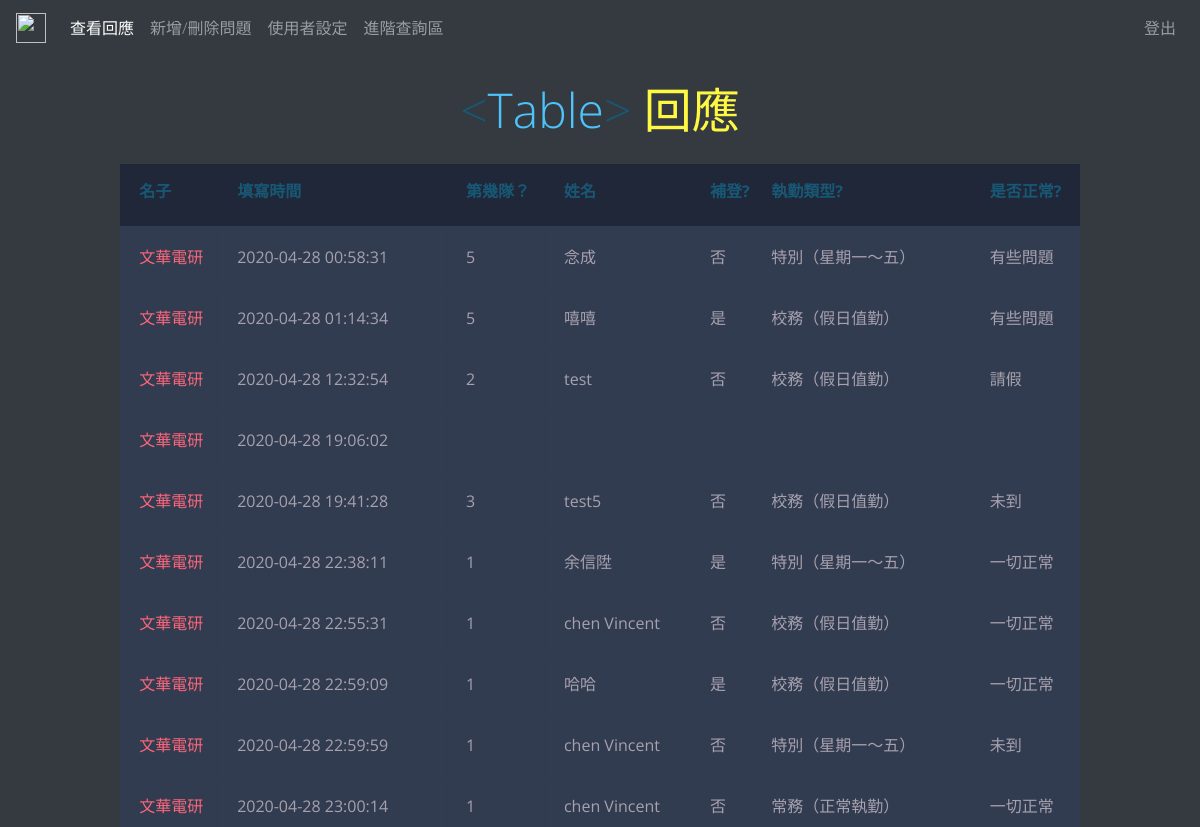
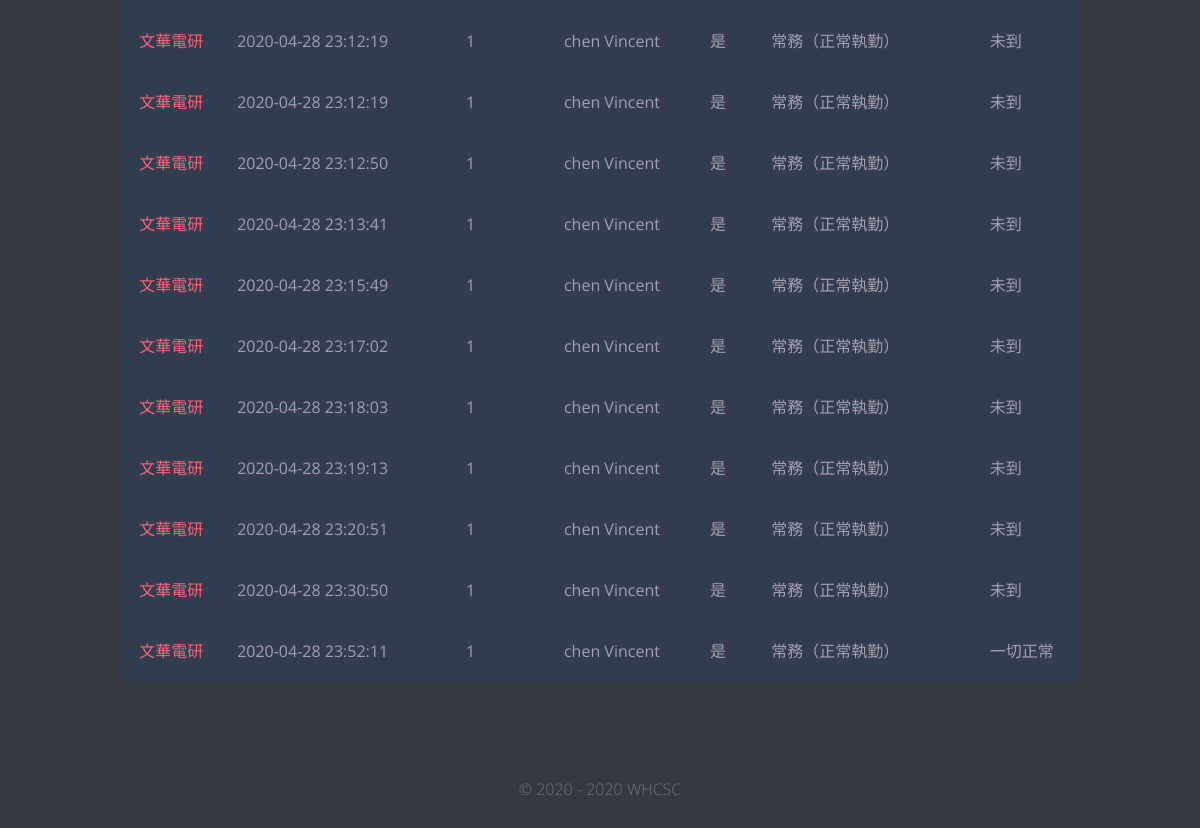
Page /management/index.php (signed in) on the earlier database version (2 pictures, top to bottom).
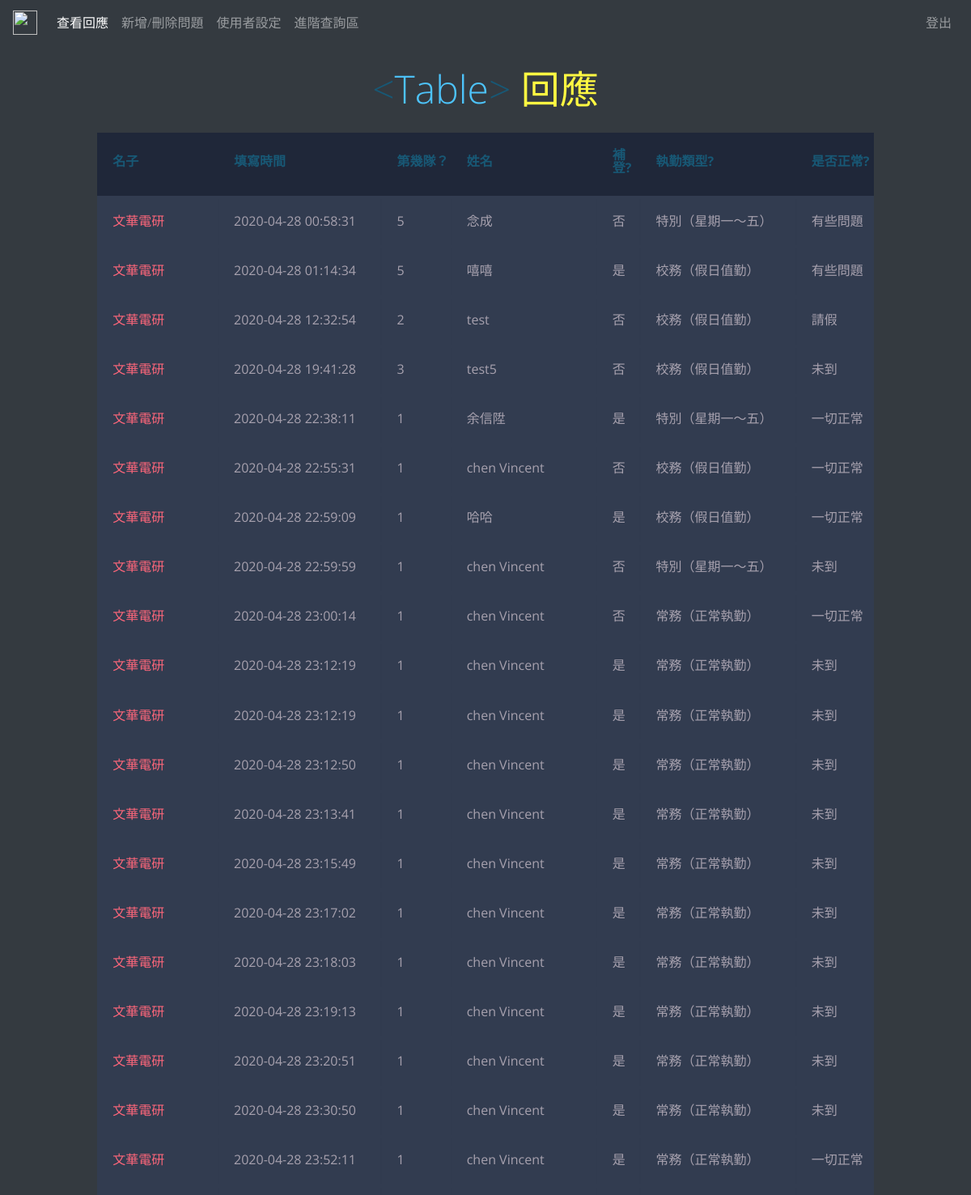
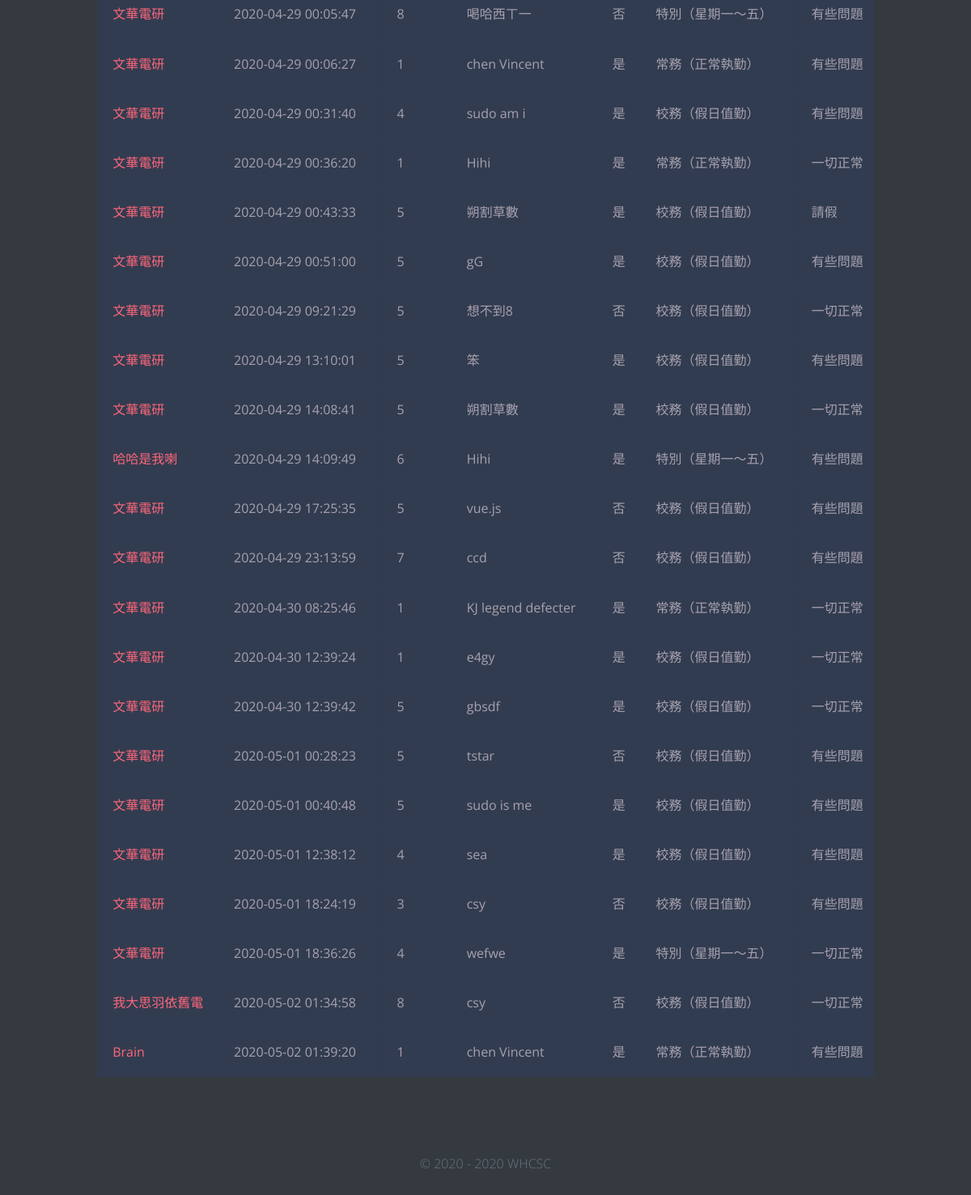
Same page on the later database version (2 pictures, top to bottom).
### tables this page shows
CREATE TABLE `questions` (
  `id` int(11) NOT NULL,
  `question` varchar(200) NOT NULL,
  `genre` varchar(200) NOT NULL,
  `options` varchar(1000) DEFAULT NULL
);

CREATE TABLE `answers` (
  `id` int(11) NOT NULL,
  `realname` varchar(200) NOT NULL,
  `datetime` varchar(1000) NOT NULL,
  `ans` varchar(1000) NOT NULL
);

### management/index.php (the view, shortened to what this page needs)
<?php
require 'header.php';
require 'navbar.php';
?>
<div class="table-ncc">
    <h1><span class="blue">&lt;</span>Table<span class="blue">&gt;</span> <span class="yellow">回應</pan>
    </h1>
</div>
<table class="container">
    <thead>
        <tr>
            <th>
                <h1>名子</h1>
            </th>
            <th>
                <h1>填寫時間</h1>
            </th>
            <?php
            $pdo = new PDO('mysql:host=whsh.site;port=3306;dbname=account;charset=utf8', 'ncchen', 'ncchen1234');
            foreach ($pdo->query('select * from questions') as $row) {
                echo '<th>
                <h1>', $row['question'], '</h1>
                </th>';
            }
            ?>
        </tr>
    </thead>
    <tbody>
        <?php
        $pdo = new PDO('mysql:host=whsh.site;port=3306;dbname=account;charset=utf8', 'ncchen', 'ncchen1234');
        foreach ($pdo->query('select * from answers ORDER BY `datetime`') as $row) {
            echo '<tr>
            <td>', $row['realname'], '</td>
            <td>', $row['datetime'], '</td>';
            $anwsers = explode(",", $row['ans']);
            array_pop($anwsers);
            foreach ($anwsers as $ans) {
                echo '<td>', $ans, '</td>';
            }
            echo '<tr>';
        }
        ?>
    </tbody>
</table>
<?php require '../footer.php'; ?>

### management/header.php (shortened to what this page needs)
<!doctype html>
<html lang="en">
<head>
  <link rel="stylesheet" href="https://stackpath.bootstrapcdn.com/bootstrap/4.4.1/css/bootstrap.min.css">
  <link href="assets/bootstrap.min.css" rel="stylesheet">
  <link href="https://stackpath.bootstrapcdn.com/font-awesome/4.7.0/css/font-awesome.min.css" rel="stylesheet">
  <link href="https://cdnjs.cloudflare.com/ajax/libs/twitter-bootstrap/4.1.3/css/bootstrap.css" rel="stylesheet">
  <link href="https://cdn.datatables.net/1.10.20/css/dataTables.bootstrap4.min.css" rel="stylesheet">
</head>
<body class="bg-dark">

### management/navbar.php (shortened to what this page needs)
<nav class="navbar navbar-expand-lg navbar-dark bg-dark">
    <a class="navbar-brand" href="show_table.php">
        <img src="../assets/todo.png" width="30" height="30" class="d-inline-block align-top" alt="">
    </a>
    <div class="collapse navbar-collapse" id="navbarColor01">
        <ul class="navbar-nav mr-auto">
            <li class="nav-item active">
                <a class="nav-link" href="index.php">查看回應</a>
            </li>
            <li class="nav-item">
                <a class="nav-link" href="#">新增/刪除問題</a>
            </li>
            <li class="nav-item">
                <a class="nav-link" href="users.php">使用者設定</a>
            </li>
            <li class="nav-item">
                <a class="nav-link" href="search.php">進階查詢區<span class="sr-only">(current)</span></a>
            </li>
        </ul>
        <ul class="nav navbar-nav navbar-right">
            <li><a class="nav-link" href="../logout.php">登出</a></li>
        </ul>
    </div>
</nav>

### footer.php (shortened to what this page needs)
      <footer class="my-5 pt-5 text-muted text-center text-small">
        <p class="mb-1">&copy; 2020 - 2020 WHCSC</p>
      </footer>
  </body>
</html>

### management/assets/table_css.php (style rules this page uses)
body { font-family: 'Open Sans', sans-serif; font-weight: 300; line-height: 1.42em; color: #A7A1AE; background-color: #1F2739; }
h1 { font-size: 3em; font-weight: 300; line-height: 1em; text-align: center; color: #4DC3FA; }
.blue { color: #185875; }
.yellow { color: #FFF842; }
.container th h1 { font-weight: bold; font-size: 1em; text-align: left; color: #185875; }
.container td { font-weight: normal; font-size: 1em; -webkit-box-shadow: 0 2px 2px -2px #0E1119; -moz-box-shadow: 0 2px 2px -2px #0E1119; box-shadow: 0 2px 2px -2px #0E1119; }
.container { text-align: left; overflow: hidden; width: 80%; margin: 0 auto; display: table; padding: 0 0 8em 0; }
.container td, .container th { padding-bottom: 2%; padding-top: 2%; padding-left: 2%; }
.container tr:nth-child(odd) { background-color: #323C50; }
.container tr:nth-child(even) { background-color: #2C3446; }
.container th { background-color: #1F2739; }
.container td:first-child { color: #FB667A; }
.table-ncc { margin: 30px; }

Differences in the rows shown:
removed answers: realname "文華電研", datetime "2020-04-28 19:06:02"
added answers: realname "文華電研", datetime "2020-04-29 00:05:47", ans "8", ans "喝哈西ㄒ一", ans "否", ans "特別（星期一～五）", ans "有些問題"
added answers: realname "文華電研", datetime "2020-04-29 00:06:27", ans "1", ans "chen Vincent", ans "是", ans "常務（正常執勤）", ans "有些問題"
added answers: realname "文華電研", datetime "2020-04-29 00:31:40", ans "4", ans "sudo am i", ans "是", ans "校務（假日值勤）", ans "有些問題"
added answers: realname "文華電研", datetime "2020-04-29 00:36:20", ans "1", ans "Hihi", ans "是", ans "常務（正常執勤）", ans "一切正常"
added answers: realname "文華電研", datetime "2020-04-29 00:43:33", ans "5", ans "朔割草數", ans "是", ans "校務（假日值勤）", ans "請假"
added answers: realname "文華電研", datetime "2020-04-29 00:51:00", ans "5", ans "gG", ans "是", ans "校務（假日值勤）", ans "有些問題"
added answers: realname "文華電研", datetime "2020-04-29 09:21:29", ans "5", ans "想不到8", ans "否", ans "校務（假日值勤）", ans "一切正常"
added answers: realname "文華電研", datetime "2020-04-29 13:10:01", ans "5", ans "笨", ans "是", ans "校務（假日值勤）", ans "有些問題"
added answers: realname "文華電研", datetime "2020-04-29 14:08:41", ans "5", ans "朔割草數", ans "是", ans "校務（假日值勤）", ans "一切正常"
added answers: realname "哈哈是我喇", datetime "2020-04-29 14:09:49", ans "6", ans "Hihi", ans "是", ans "特別（星期一～五）", ans "有些問題"
added answers: realname "文華電研", datetime "2020-04-29 17:25:35", ans "5", ans "vue.js", ans "否", ans "校務（假日值勤）", ans "有些問題"
added answers: realname "文華電研", datetime "2020-04-29 23:13:59", ans "7", ans "ccd", ans "否", ans "校務（假日值勤）", ans "有些問題"
added answers: realname "文華電研", datetime "2020-04-30 08:25:46", ans "1", ans "KJ legend defecter", ans "是", ans "常務（正常執勤）", ans "一切正常"
added answers: realname "文華電研", datetime "2020-04-30 12:39:24", ans "1", ans "e4gy", ans "是", ans "校務（假日值勤）", ans "一切正常"
added answers: realname "文華電研", datetime "2020-04-30 12:39:42", ans "5", ans "gbsdf", ans "是", ans "校務（假日值勤）", ans "一切正常"
added answers: realname "文華電研", datetime "2020-05-01 00:28:23", ans "5", ans "tstar", ans "否", ans "校務（假日值勤）", ans "有些問題"
added answers: realname "文華電研", datetime "2020-05-01 00:40:48", ans "5", ans "sudo is me", ans "是", ans "校務（假日值勤）", ans "有些問題"
added answers: realname "文華電研", datetime "2020-05-01 12:38:12", ans "4", ans "sea", ans "是", ans "校務（假日值勤）", ans "有些問題"
added answers: realname "文華電研", datetime "2020-05-01 18:24:19", ans "3", ans "csy", ans "否", ans "校務（假日值勤）", ans "有些問題"
added answers: realname "文華電研", datetime "2020-05-01 18:36:26", ans "4", ans "wefwe", ans "是", ans "特別（星期一～五）", ans "一切正常"
added answers: realname "我大思羽依舊電", datetime "2020-05-02 01:34:58", ans "8", ans "csy", ans "否", ans "校務（假日值勤）", ans "一切正常"
added answers: realname "Brain", datetime "2020-05-02 01:39:20", ans "1", ans "chen Vincent", ans "是", ans "常務（正常執勤）", ans "有些問題"
